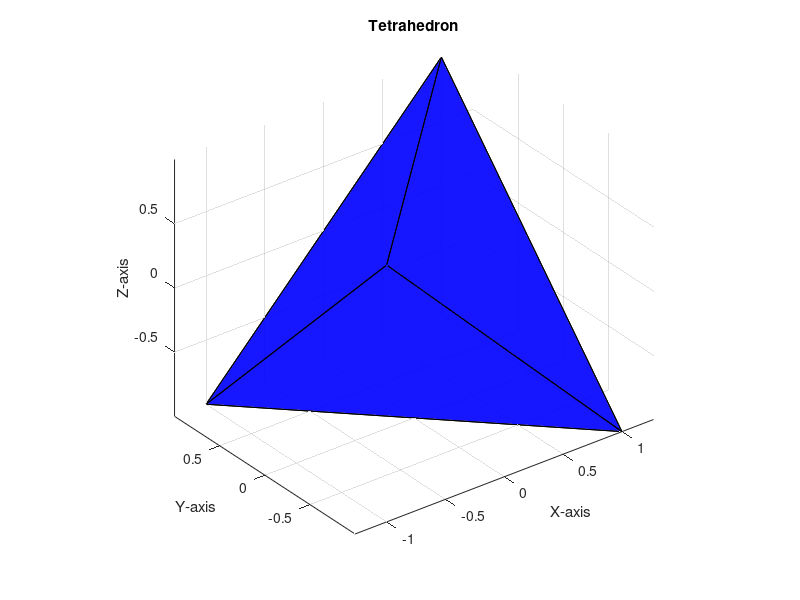
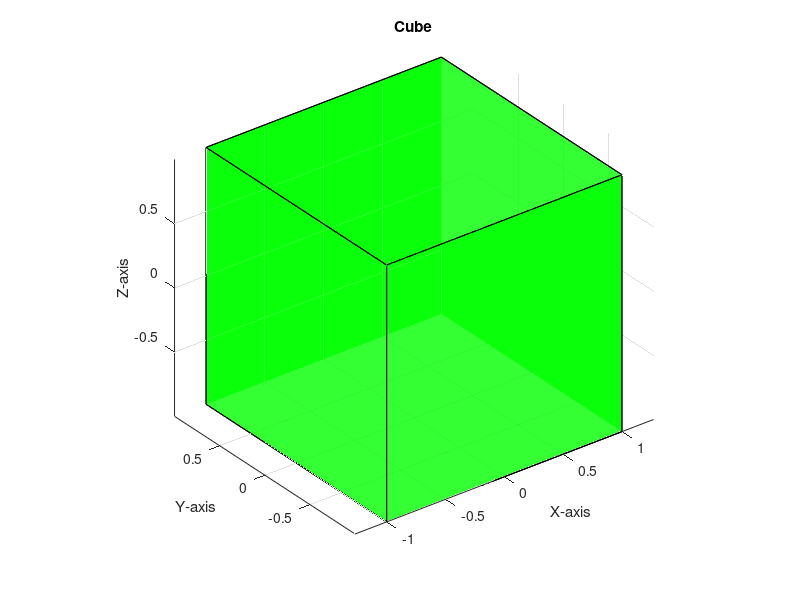
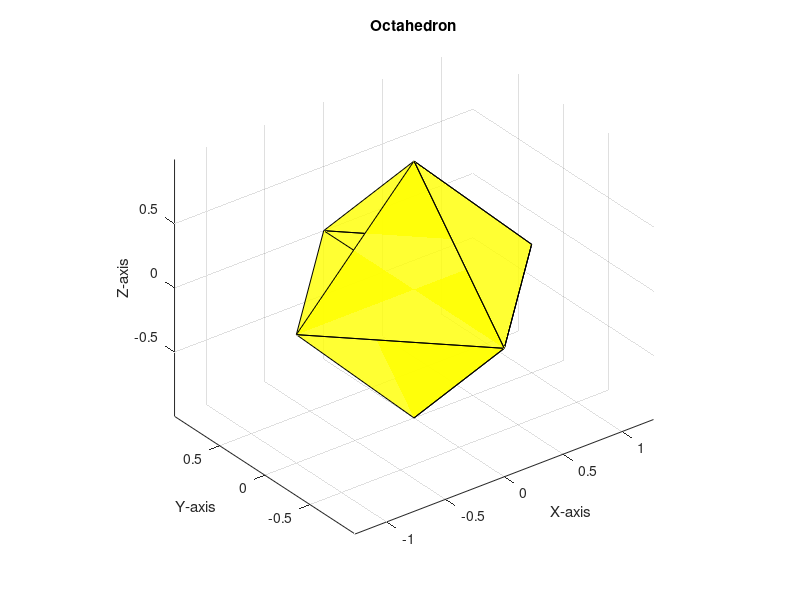
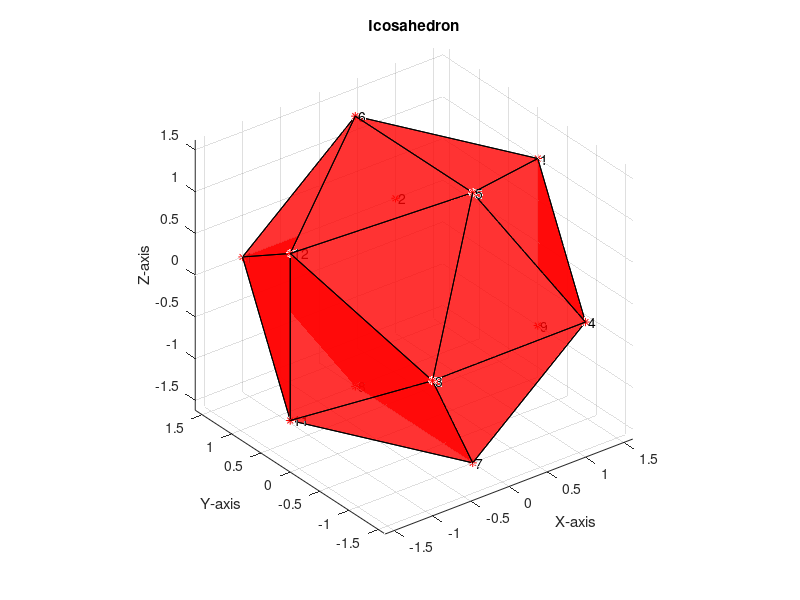

Here is the MATLAB script that generated these plots, in order:
clc
clear
close all

%TETRAHEDRON
vertex = [[1, 1, 1]; [1, -1, -1]; [-1, 1, -1]; [-1, -1, 1]];
face = [1, 2, 3; 1, 2, 4; 1, 3, 4; 2, 3, 4];

figure;
patch('Vertices', vertex, 'Faces', face, ...
    'FaceColor', 'blue', 'EdgeColor', 'black', 'FaceAlpha', 0.7);

axis equal;
xlabel('X-axis');
ylabel('Y-axis');
zlabel('Z-axis');
title('Tetrahedron');
grid on;
view(3);

%CUBE
vertexCube = [[1, 1, 1]; [-1, 1, 1]; [-1, 1, -1]; [1, 1, -1];
    [1, -1, 1]; [-1, -1, 1]; [-1, -1, -1]; [1, -1, -1]];
faceCube = [1, 2, 3, 4; 1, 2, 6, 5; 1, 4, 8, 5; 5, 6, 7, 8; 
    2, 3, 7, 6; 3, 4, 8, 7];

figure
patch('Vertices', vertexCube, 'Faces', faceCube, ...
    'FaceColor', 'green', 'EdgeColor', 'black', 'FaceAlpha', 0.8)
axis equal;
xlabel('X-axis');
ylabel('Y-axis');
zlabel('Z-axis');
title('Cube');
grid on;
view(3);

%OCTAHEDRON
vertexOcta = [[1, 0, 0]; [-1, 0, 0]; [0, 1, 0]; 
    [0, -1, 0]; [0, 0, 1]; [0, 0, -1]];
faceOcta = [1, 4, 5, 5; 1, 2, 3, 4; 1, 3, 5, 5; 2, 4, 5, 5; 
    1, 4, 6, 6; 1, 3, 6, 6; 2, 4, 6, 6];

figure
patch('Vertices', vertexOcta, 'Faces', faceOcta, ...
    'FaceColor', 'yellow', 'EdgeColor', 'black', 'FaceAlpha', 0.8)
axis equal;
xlabel('X-axis');
ylabel('Y-axis');
zlabel('Z-axis');
title('Octahedron');
grid on;
view(3);

%ICOSAHEDRON
phi = (1 + sqrt(5))./2;
vertexIcosa = [-1,  phi,  0; 1,  phi,  0; -1, -phi,  0; 1, -phi,  0; 
    0, -1,  phi; 0,  1,  phi; 0, -1, -phi; 0,  1, -phi;
    phi,  0, -1; phi,  0,  1; -phi,  0, -1; -phi,  0,  1;];
faceIcosa = [5, 6, 12; 3, 5, 12; 3, 5, 4; 5, 6, 10;
    3, 4, 7; 7, 8, 9; 9, 4, 10; 4, 5, 10;
    4, 7, 9; 2, 9, 10; 2, 8, 9; 1, 2, 8;
    3, 7, 11; 3, 11, 12; 1, 8, 11; 1, 6, 12;
    1, 2, 6; 2, 6, 10; 1, 11, 12; 8, 7, 11];

figure
plot3(vertexIcosa(:, 1), vertexIcosa(:, 2), vertexIcosa(:, 3), 'r*')
for i = 1:12
    text(vertexIcosa(i, 1), vertexIcosa(i, 2), vertexIcosa(i, 3), ...
        [' ', num2str(i)])
end
hold on
patch('Vertices', vertexIcosa, 'Faces', faceIcosa, ...
    'FaceColor', 'red', 'EdgeColor', 'black', 'FaceAlpha', 0.8)
axis equal;
xlabel('X-axis');
ylabel('Y-axis');
zlabel('Z-axis');
title('Icosahedron');
grid on;
view(3);
hold off

%DODECAHEDRON
